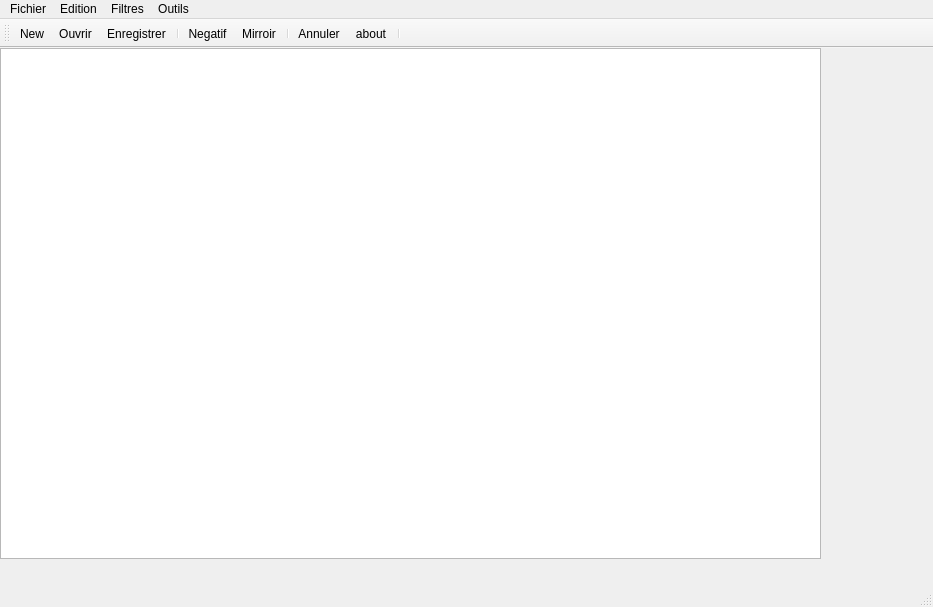
<?xml version="1.0" encoding="UTF-8"?>
<ui version="4.0">
 <class>Visiut3</class>
 <widget class="QMainWindow" name="Visiut3">
  <property name="geometry">
   <rect>
    <x>0</x>
    <y>0</y>
    <width>933</width>
    <height>607</height>
   </rect>
  </property>
  <property name="windowTitle">
   <string>VisIUT 3</string>
  </property>
  <widget class="QWidget" name="centralWidget">
   <widget class="QGraphicsView" name="graphicsView">
    <property name="geometry">
     <rect>
      <x>0</x>
      <y>0</y>
      <width>821</width>
      <height>511</height>
     </rect>
    </property>
    <property name="sizePolicy">
     <sizepolicy hsizetype="Maximum" vsizetype="Maximum">
      <horstretch>0</horstretch>
      <verstretch>0</verstretch>
     </sizepolicy>
    </property>
    <property name="minimumSize">
     <size>
      <width>0</width>
      <height>192</height>
     </size>
    </property>
    <property name="mouseTracking">
     <bool>true</bool>
    </property>
    <property name="frameShape">
     <enum>QFrame::StyledPanel</enum>
    </property>
    <property name="frameShadow">
     <enum>QFrame::Plain</enum>
    </property>
    <property name="verticalScrollBarPolicy">
     <enum>Qt::ScrollBarAlwaysOff</enum>
    </property>
    <property name="horizontalScrollBarPolicy">
     <enum>Qt::ScrollBarAlwaysOff</enum>
    </property>
    <property name="backgroundBrush">
     <brush brushstyle="NoBrush">
      <color alpha="0">
       <red>255</red>
       <green>255</green>
       <blue>255</blue>
      </color>
     </brush>
    </property>
    <property name="foregroundBrush">
     <brush brushstyle="NoBrush">
      <color alpha="255">
       <red>0</red>
       <green>0</green>
       <blue>0</blue>
      </color>
     </brush>
    </property>
    <property name="interactive">
     <bool>true</bool>
    </property>
    <property name="alignment">
     <set>Qt::AlignCenter</set>
    </property>
    <property name="renderHints">
     <set>QPainter::TextAntialiasing</set>
    </property>
    <property name="dragMode">
     <enum>QGraphicsView::NoDrag</enum>
    </property>
    <property name="resizeAnchor">
     <enum>QGraphicsView::NoAnchor</enum>
    </property>
   </widget>
  </widget>
  <widget class="QMenuBar" name="menuBar">
   <property name="geometry">
    <rect>
     <x>0</x>
     <y>0</y>
     <width>933</width>
     <height>20</height>
    </rect>
   </property>
   <widget class="QMenu" name="menuNew">
    <property name="title">
     <string>Fichier</string>
    </property>
    <addaction name="ActionNew"/>
    <addaction name="ActionOpen"/>
    <addaction name="ActionSave"/>
    <addaction name="ActionQuitter"/>
   </widget>
   <widget class="QMenu" name="menuFiltres">
    <property name="title">
     <string>Filtres</string>
    </property>
    <addaction name="ActionNegative"/>
    <addaction name="ActionMirror"/>
   </widget>
   <widget class="QMenu" name="menuOutils">
    <property name="title">
     <string>Outils</string>
    </property>
   </widget>
   <widget class="QMenu" name="menuEdition">
    <property name="title">
     <string>Edition</string>
    </property>
    <addaction name="ActionCancel"/>
   </widget>
   <addaction name="menuNew"/>
   <addaction name="menuEdition"/>
   <addaction name="menuFiltres"/>
   <addaction name="menuOutils"/>
  </widget>
  <widget class="QStatusBar" name="statusBar"/>
  <widget class="QToolBar" name="toolBar">
   <property name="windowTitle">
    <string>toolBar</string>
   </property>
   <attribute name="toolBarArea">
    <enum>TopToolBarArea</enum>
   </attribute>
   <attribute name="toolBarBreak">
    <bool>false</bool>
   </attribute>
   <addaction name="ActionNew"/>
   <addaction name="ActionOpen"/>
   <addaction name="ActionSave"/>
   <addaction name="separator"/>
   <addaction name="ActionNegative"/>
   <addaction name="ActionMirror"/>
   <addaction name="separator"/>
   <addaction name="ActionCancel"/>
   <addaction name="actionAbout"/>
   <addaction name="separator"/>
  </widget>
  <action name="ActionNew">
   <property name="icon">
    <iconset>
     <normalon>Icone/page_white_add.png</normalon>
    </iconset>
   </property>
   <property name="text">
    <string>New</string>
   </property>
   <property name="shortcut">
    <string>Ctrl+N</string>
   </property>
  </action>
  <action name="ActionOpen">
   <property name="icon">
    <iconset>
     <normalon>Icone/folder_add.png</normalon>
    </iconset>
   </property>
   <property name="text">
    <string>Ouvrir</string>
   </property>
   <property name="iconText">
    <string>Ouvrir</string>
   </property>
   <property name="shortcut">
    <string>Ctrl+O</string>
   </property>
  </action>
  <action name="ActionQuitter">
   <property name="icon">
    <iconset>
     <normalon>Icone/door_in.png</normalon>
    </iconset>
   </property>
   <property name="text">
    <string>Quitter</string>
   </property>
   <property name="shortcut">
    <string>Ctrl+Q</string>
   </property>
  </action>
  <action name="ActionMirror">
   <property name="icon">
    <iconset>
     <disabledoff>Icone/shading.png</disabledoff>
    </iconset>
   </property>
   <property name="text">
    <string>Mirroir</string>
   </property>
   <property name="shortcut">
    <string>Ctrl+M</string>
   </property>
  </action>
  <action name="actionPropriete">
   <property name="icon">
    <iconset>
     <normalon>Icone/help.png</normalon>
    </iconset>
   </property>
   <property name="text">
    <string>Proprietes</string>
   </property>
   <property name="shortcut">
    <string>Ctrl+P</string>
   </property>
  </action>
  <action name="ActionNegative">
   <property name="icon">
    <iconset>
     <normalon>Icone/color_wheel.png</normalon>
    </iconset>
   </property>
   <property name="text">
    <string>Negatif</string>
   </property>
   <property name="shortcut">
    <string>Ctrl+I</string>
   </property>
  </action>
  <action name="ActionSave">
   <property name="icon">
    <iconset>
     <normalon>Icone/bullet_disk.png</normalon>
    </iconset>
   </property>
   <property name="text">
    <string>Enregistrer</string>
   </property>
   <property name="shortcut">
    <string>Ctrl+S</string>
   </property>
  </action>
  <action name="actionAbout">
   <property name="icon">
    <iconset>
     <normaloff>Icone/heart.png</normaloff>Icone/heart.png</iconset>
   </property>
   <property name="text">
    <string>about</string>
   </property>
   <property name="shortcut">
    <string>Ctrl+A</string>
   </property>
  </action>
  <action name="actionEffacer">
   <property name="icon">
    <iconset>
     <normaloff>Icone/cancel.png</normaloff>Icone/cancel.png</iconset>
   </property>
   <property name="text">
    <string>Effacer</string>
   </property>
   <property name="toolTip">
    <string>Effacer l'image courante</string>
   </property>
   <property name="shortcut">
    <string>Ctrl+E</string>
   </property>
  </action>
  <action name="actionSuppression">
   <property name="icon">
    <iconset>
     <normaloff>Icone/cross.png</normaloff>Icone/cross.png</iconset>
   </property>
   <property name="text">
    <string>Suppression définitive</string>
   </property>
  </action>
  <action name="ActionCancel">
   <property name="icon">
    <iconset>
     <normaloff>Icone/arrow_turn_left.png</normaloff>Icone/arrow_turn_left.png</iconset>
   </property>
   <property name="text">
    <string>Annuler</string>
   </property>
   <property name="shortcut">
    <string>Ctrl+Z</string>
   </property>
  </action>
 </widget>
 <layoutdefault spacing="6" margin="11"/>
 <resources/>
 <connections>
  <connection>
   <sender>ActionQuitter</sender>
   <signal>triggered()</signal>
   <receiver>Visiut3</receiver>
   <slot>close()</slot>
   <hints>
    <hint type="sourcelabel">
     <x>-1</x>
     <y>-1</y>
    </hint>
    <hint type="destinationlabel">
     <x>415</x>
     <y>303</y>
    </hint>
   </hints>
  </connection>
 </connections>
</ui>
